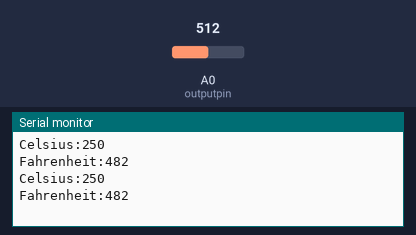
Bench run of a sketch on a simulated Arduino Uno, built with avr-gcc and run on an emulated ATmega328P. Parts: the last lines printed to the serial monitor. Inputs (shaded band) come from the test bench; at power-on: A0 (outputpin) = 512.

Above: at 3.8 s.
3.9 s: A0 (outputpin) set to 716
At 6.5 s:
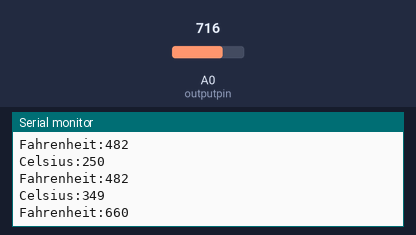
7.8 s: A0 (outputpin) set to 900
At 10.0 s:
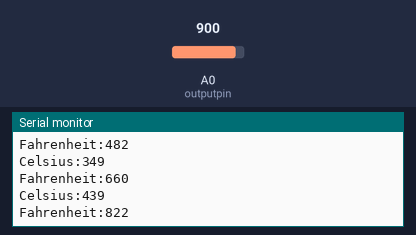
Timing chart, 0 to 11.5 s (numbered marks = the images above; inputs shaded):
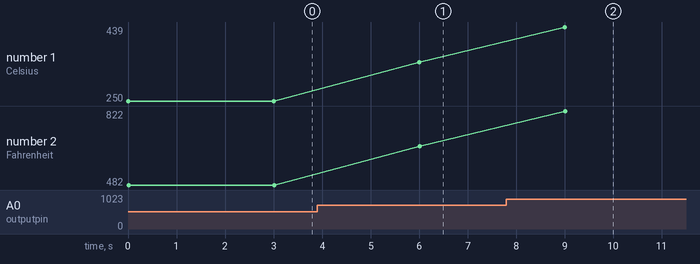

Measured:
- after the input at 3.9 s, the serial monitor: prints a new line after 2.1 s (image 1)
- after the input at 7.8 s, the serial monitor: prints a new line after 1.2 s (image 2)
- plotted number 1: 250 → 349 after the input at 3.9 s, 349 → 439 after the input at 7.8 s
- plotted number 2: 482 → 660 after the input at 3.9 s, 660 → 822 after the input at 7.8 s

The sketch:

code.ino
```cpp
int outputpin=0;
void setup()
{
  Serial.begin(9600);
}

void loop()
{
  int rawvoltage=analogRead(outputpin);
  float millivolts=(rawvoltage/1024.0)*5000;
  int tempc=millivolts/10;
  int tempf=((tempc*9)/5 + 32);
  Serial.print("Celsius:");
  Serial.println(tempc);
  Serial.print("Fahrenheit:");
  Serial.println(tempf);
  delay(3000);
}
```
